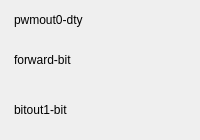
      <widget class="QWidget" name="tab_Outputs">
       <attribute name="title">
        <string>Outputs</string>
       </attribute>
       <layout class="QVBoxLayout" name="layout_stat">
      <property name="spacing">
       <number>0</number>
      </property>
      <property name="leftMargin">
       <number>0</number>
      </property>
      <property name="topMargin">
       <number>0</number>
      </property>
      <property name="rightMargin">
       <number>0</number>
      </property>
      <property name="bottomMargin">
       <number>0</number>
      </property>
     <item>
      <layout class="QVBoxLayout">
      <property name="leftMargin">
       <number>5</number>
      </property>
      <property name="topMargin">
       <number>5</number>
      </property>
      <property name="rightMargin">
       <number>5</number>
      </property>
      <property name="bottomMargin">
       <number>5</number>
      </property>
     <item>
      <layout class="QHBoxLayout">
      <property name="leftMargin">
       <number>5</number>
      </property>
      <property name="topMargin">
       <number>5</number>
      </property>
      <property name="rightMargin">
       <number>5</number>
      </property>
      <property name="bottomMargin">
       <number>5</number>
      </property>
    <item>
     <widget class="QLabel">
      <property name="text">
       <string>pwmout0-dty</string>
      </property>
      <property name="indent">
       <number>4</number>
      </property>
     </widget>
    </item>
    <item>
     <widget class="HALLabel" name="board0.pwmout0.dty">
      <property name="sizePolicy">
       <sizepolicy hsizetype="Minimum" vsizetype="Fixed">
        <horstretch>0</horstretch>
        <verstretch>0</verstretch>
       </sizepolicy>
      </property>
      <property name="minimumSize">
       <size>
        <width>0</width>
        <height>20</height>
       </size>
      </property>
      <property name="textTemplate" stdset="0">
       <string>%0.2f</string>
      </property>
                 <property name="alignment">
                  <set>Qt::AlignRight|Qt::AlignTrailing|Qt::AlignVCenter</set>
                 </property>
      <property name="styleSheet">
       <string notr="true">font: 14pt &quot;Lato Heavy&quot;;</string>
      </property>
      <property name="s32_pin_type" stdset="0">
       <bool>false</bool>
      </property>
      <property name="u32_pin_type" stdset="0">
       <bool>false</bool>
      </property>
      <property name="float_pin_type" stdset="0">
       <bool>true</bool>
      </property>
      <property name="bin_pin_type" stdset="0">
       <bool>false</bool>
      </property>
     </widget>
    </item>
      </layout>
     </item>
     <item>
      <layout class="QHBoxLayout">
      <property name="leftMargin">
       <number>5</number>
      </property>
      <property name="topMargin">
       <number>5</number>
      </property>
      <property name="rightMargin">
       <number>5</number>
      </property>
      <property name="bottomMargin">
       <number>5</number>
      </property>
    <item>
     <widget class="QLabel">
      <property name="text">
       <string>forward-bit</string>
      </property>
      <property name="indent">
       <number>4</number>
      </property>
     </widget>
    </item>
    <item>
     <widget class="LED" name="board0.bitout0.bit">
        <property name="sizePolicy">
         <sizepolicy hsizetype="Fixed" vsizetype="Fixed">
          <horstretch>0</horstretch>
          <verstretch>0</verstretch>
         </sizepolicy>
        </property>
      <property name="diameter">
       <number>16</number>
      </property>
        <property name="minimumSize">
         <size>
          <width>32</width>
          <height>40</height>
         </size>
        </property>
        <property name="color">
          <color>
            <red>255</red><green>255</green><blue>0</blue>
          </color>
        </property>
        <property name="maximumSize">
         <size>
          <width>32</width>
          <height>32</height>
         </size>
        </property>
     </widget>
    </item>
      </layout>
     </item>
     <item>
      <layout class="QHBoxLayout">
      <property name="leftMargin">
       <number>5</number>
      </property>
      <property name="topMargin">
       <number>5</number>
      </property>
      <property name="rightMargin">
       <number>5</number>
      </property>
      <property name="bottomMargin">
       <number>5</number>
      </property>
    <item>
     <widget class="QLabel">
      <property name="text">
       <string>bitout1-bit</string>
      </property>
      <property name="indent">
       <number>4</number>
      </property>
     </widget>
    </item>
    <item>
     <widget class="LED" name="board0.bitout1.bit">
        <property name="sizePolicy">
         <sizepolicy hsizetype="Fixed" vsizetype="Fixed">
          <horstretch>0</horstretch>
          <verstretch>0</verstretch>
         </sizepolicy>
        </property>
      <property name="diameter">
       <number>16</number>
      </property>
        <property name="minimumSize">
         <size>
          <width>32</width>
          <height>40</height>
         </size>
        </property>
        <property name="color">
          <color>
            <red>255</red><green>255</green><blue>0</blue>
          </color>
        </property>
        <property name="maximumSize">
         <size>
          <width>32</width>
          <height>32</height>
         </size>
        </property>
     </widget>
    </item>
      </layout>
     </item>
           <item>
            <widget class="QWidget" native="true"/>
           </item>
      </layout>
     </item>
        </layout>
      </widget>
